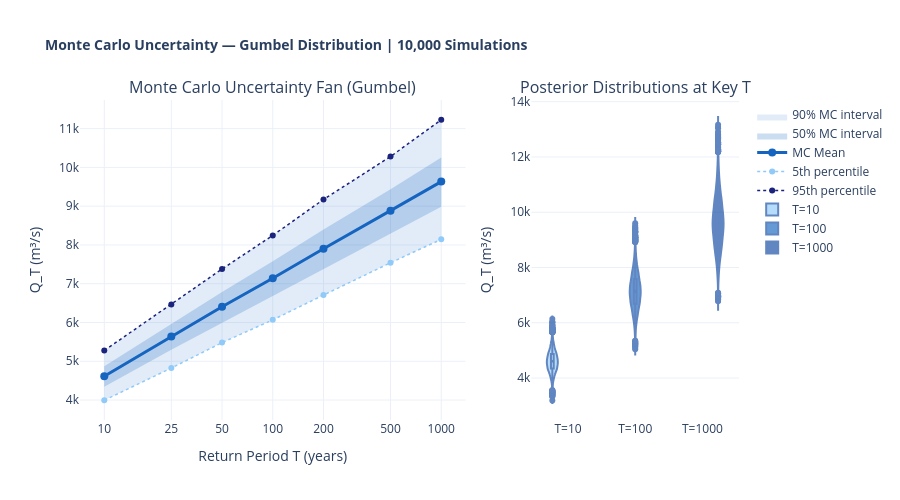

The notebook cell saved with this chart:
### Markdown cell above
### 🌈 P5 — Monte Carlo Uncertainty Fan (Interactive, Violin Insets)

### Code cell
fig = make_subplots(rows=1, cols=2, column_widths=[0.65, 0.35],
                    subplot_titles=["Monte Carlo Uncertainty Fan (Gumbel)",
                                    "Posterior Distributions at Key T"])

T_arr   = list(MC_RESULTS.keys())
means   = [MC_RESULTS[T]["mean"]   for T in T_arr]
p5_arr  = [MC_RESULTS[T]["p5"]     for T in T_arr]
p25_arr = [MC_RESULTS[T]["p25"]    for T in T_arr]
p75_arr = [MC_RESULTS[T]["p75"]    for T in T_arr]
p95_arr = [MC_RESULTS[T]["p95"]    for T in T_arr]

# 90% CI fill
fig.add_trace(go.Scatter(
    x=T_arr+T_arr[::-1], y=p95_arr+p5_arr[::-1],
    fill="toself", fillcolor="rgba(21,101,192,0.12)",
    line=dict(color="rgba(0,0,0,0)"), name="90% MC interval",
), row=1, col=1)
# 50% CI fill
fig.add_trace(go.Scatter(
    x=T_arr+T_arr[::-1], y=p75_arr+p25_arr[::-1],
    fill="toself", fillcolor="rgba(21,101,192,0.22)",
    line=dict(color="rgba(0,0,0,0)"), name="50% MC interval",
), row=1, col=1)
# Mean line
fig.add_trace(go.Scatter(
    x=T_arr, y=means, name="MC Mean",
    line=dict(color="#1565C0", width=3),
    mode="lines+markers", marker=dict(size=8),
    hovertemplate="T=%{x} yr<br>Mean=%{y:.0f} m³/s<extra>MC Mean</extra>",
), row=1, col=1)
# P5 / P95 lines
fig.add_trace(go.Scatter(x=T_arr, y=p5_arr, name="5th percentile",
    line=dict(color="#90CAF9", width=1.5, dash="dot"),
    hovertemplate="%{y:.0f}<extra>P5</extra>"), row=1, col=1)
fig.add_trace(go.Scatter(x=T_arr, y=p95_arr, name="95th percentile",
    line=dict(color="#1A237E", width=1.5, dash="dot"),
    hovertemplate="%{y:.0f}<extra>P95</extra>"), row=1, col=1)

# ── Right: Box plots for T=10,100,1000 ────────────────────────────────────
palette = ["#90CAF9","#1565C0","#0D47A1"]
for T_v, col in zip([10, 100, 1000], palette):
    sims = MC_RESULTS[T_v]["sims"]
    fig.add_trace(go.Violin(
        y=sims, name=f"T={T_v}",
        box_visible=True, meanline_visible=True,
        fillcolor=col, opacity=0.65,
        line_color="#0D47A1",
        hovertemplate=f"T={T_v} yr: %{{y:.0f}} m³/s<extra></extra>",
    ), row=1, col=2)

fig.update_xaxes(type="log", title_text="Return Period T (years)", row=1, col=1,
                 tickvals=[10,25,50,100,200,500,1000])
fig.update_yaxes(title_text="Q_T (m³/s)", row=1, col=1)
fig.update_yaxes(title_text="Q_T (m³/s)", row=1, col=2)
fig.update_layout(
    height=500, title_text="<b>Monte Carlo Uncertainty — Gumbel Distribution | 10,000 Simulations</b>",
    title_font_size=14, hovermode="x unified",
    violinmode="group", showlegend=True,
)
fig.show()

### Figure 1 — Plotly figure (JSON) as saved in the notebook; plotly's stock layout.template omitted (floating-point values rounded to 4 significant figures; data arrays with more than 128 entries replaced by an {"elided": "..."} marker saying what was removed)
{"data": [{"fill": "toself", "fillcolor": "rgba(21,101,192,0.12)", "line": {"color": "rgba(0,0,0,0)"}, "name": "90% MC interval", "type": "scatter", "x": [10, 25, 50, 100, 200, 500, 1000, 1000, 500, 200, 100, 50, 25, 10], "xaxis": "x", "y": [5276.0, 6463.0, 7379.0, 8246.0, 9172.0, 10280.0, 11230.0, 8144.0, 7540.0, 6707.0, 6068.0, 5481.0, 4824.0, 3994.0], "yaxis": "y"}, {"fill": "toself", "fillcolor": "rgba(21,101,192,0.22)", "line": {"color": "rgba(0,0,0,0)"}, "name": "50% MC interval", "type": "scatter", "x": [10, 25, 50, 100, 200, 500, 1000, 1000, 500, 200, 100, 50, 25, 10], "xaxis": "x", "y": [4869.0, 5964.0, 6789.0, 7580.0, 8398.0, 9437.0, 10250.0, 8986.0, 8296.0, 7384.0, 6690.0, 6007.0, 5299.0, 4345.0], "yaxis": "y"}, {"hovertemplate": "T=%{x} yr<br>Mean=%{y:.0f} m³/s<extra>MC Mean</extra>", "line": {"color": "#1565C0", "width": 3}, "marker": {"size": 8}, "mode": "lines+markers", "name": "MC Mean", "type": "scatter", "x": [10, 25, 50, 100, 200, 500, 1000], "xaxis": "x", "y": [4613.0, 5637.0, 6405.0, 7141.0, 7903.0, 8884.0, 9633.0], "yaxis": "y"}, {"hovertemplate": "%{y:.0f}<extra>P5</extra>", "line": {"color": "#90CAF9", "dash": "dot", "width": 1.5}, "name": "5th percentile", "type": "scatter", "x": [10, 25, 50, 100, 200, 500, 1000], "xaxis": "x", "y": [3994.0, 4824.0, 5481.0, 6068.0, 6707.0, 7540.0, 8144.0], "yaxis": "y"}, {"hovertemplate": "%{y:.0f}<extra>P95</extra>", "line": {"color": "#1A237E", "dash": "dot", "width": 1.5}, "name": "95th percentile", "type": "scatter", "x": [10, 25, 50, 100, 200, 500, 1000], "xaxis": "x", "y": [5276.0, 6463.0, 7379.0, 8246.0, 9172.0, 10280.0, 11230.0], "yaxis": "y"}, {"box": {"visible": true}, "fillcolor": "#90CAF9", "hovertemplate": "T=10 yr: %{y:.0f} m³/s<extra></extra>", "line": {"color": "#0D47A1"}, "meanline": {"visible": true}, "name": "T=10", "opacity": 0.65, "type": "violin", "xaxis": "x2", "y": {"elided": "10000 float values"}, "yaxis": "y2"}, {"box": {"visible": true}, "fillcolor": "#1565C0", "hovertemplate": "T=100 yr: %{y:.0f} m³/s<extra></extra>", "line": {"color": "#0D47A1"}, "meanline": {"visible": true}, "name": "T=100", "opacity": 0.65, "type": "violin", "xaxis": "x2", "y": {"elided": "10000 float values"}, "yaxis": "y2"}, {"box": {"visible": true}, "fillcolor": "#0D47A1", "hovertemplate": "T=1000 yr: %{y:.0f} m³/s<extra></extra>", "line": {"color": "#0D47A1"}, "meanline": {"visible": true}, "name": "T=1000", "opacity": 0.65, "type": "violin", "xaxis": "x2", "y": {"elided": "10000 float values"}, "yaxis": "y2"}], "layout": {"annotations": [{"font": {"size": 16}, "showarrow": false, "text": "Monte Carlo Uncertainty Fan (Gumbel)", "x": 0.2925, "xanchor": "center", "xref": "paper", "y": 1.0, "yanchor": "bottom", "yref": "paper"}, {"font": {"size": 16}, "showarrow": false, "text": "Posterior Distributions at Key T", "x": 0.8425, "xanchor": "center", "xref": "paper", "y": 1.0, "yanchor": "bottom", "yref": "paper"}], "height": 500, "hovermode": "x unified", "showlegend": true, "title": {"font": {"size": 14}, "text": "<b>Monte Carlo Uncertainty — Gumbel Distribution | 10,000 Simulations</b>"}, "violinmode": "group", "xaxis": {"anchor": "y", "domain": [0.0, 0.585], "tickvals": [10, 25, 50, 100, 200, 500, 1000], "title": {"text": "Return Period T (years)"}, "type": "log"}, "xaxis2": {"anchor": "y2", "domain": [0.685, 1.0]}, "yaxis": {"anchor": "x", "domain": [0.0, 1.0], "title": {"text": "Q_T (m³/s)"}}, "yaxis2": {"anchor": "x2", "domain": [0.0, 1.0], "title": {"text": "Q_T (m³/s)"}}}}
